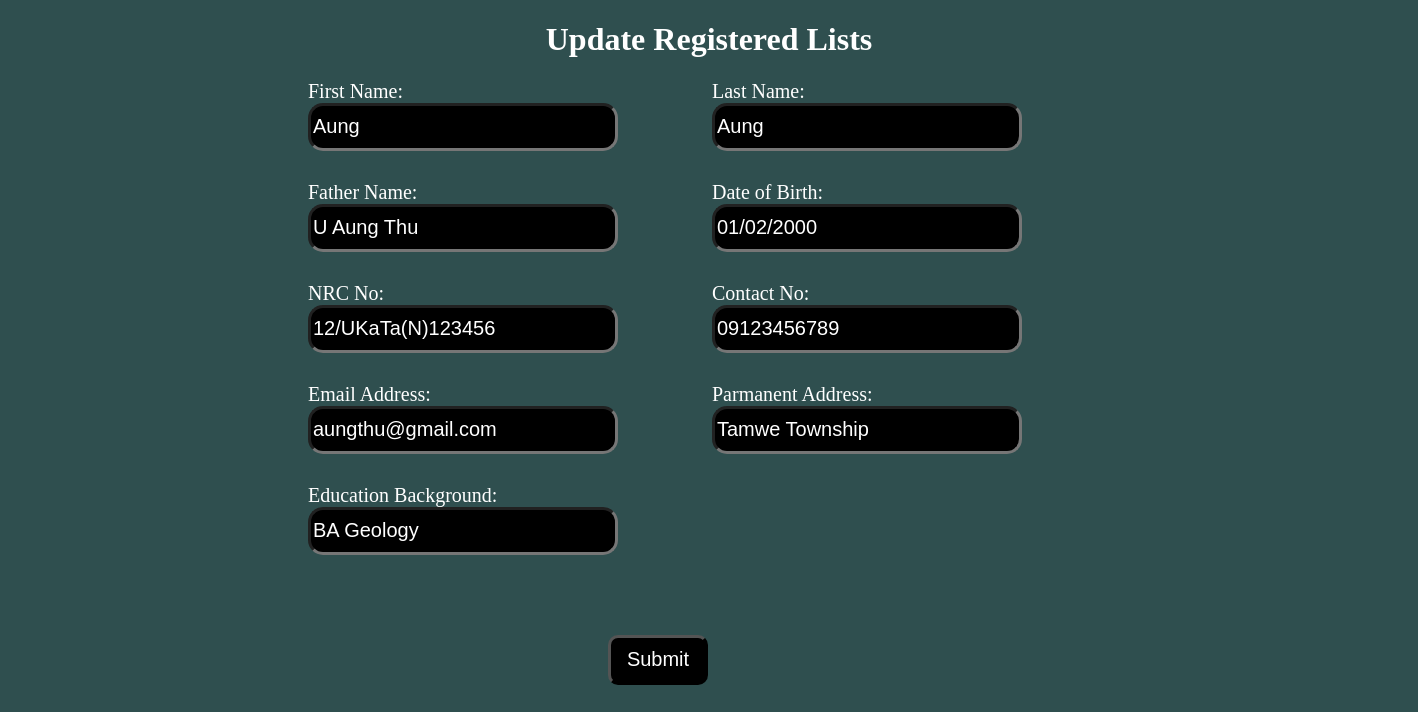
Screenshot of /update/2 with the database file from the repository.
### polls/models.py (models this page shows)
class Polls(models.Model):
    firstname = models.CharField(max_length=255)
    lastname =models.CharField(max_length=255)
    fathername = models.CharField(max_length=255)
    dateofbirth = models.CharField(max_length=255)
    nrcno = models.CharField(max_length=255)
    contactno = models.CharField(max_length=255)
    emailAddress=models.CharField(max_length=255)
    pAddress = models.CharField(max_length=255)
    edu = models.CharField(max_length=255)

### polls/views.py (the view)
# urls.py: path('update/<int:id>', views.update, name='update'),
def update(request, id):
  mypoll = Polls.objects.get(id=id)
  template = loader.get_template('update.html')
  context = {
    'mypoll': mypoll,
  }
  return HttpResponse(template.render(context, request))

### polls/templates/update.html (shortened to what this page needs)
<!DOCTYPE html>
<html lang="en">
<head>
</head>
<body>
    <h1>Update Registered Lists</h1>
    <form action="updaterecord/{{ mypoll.id }}" method="post">
    <div class="main">
        <div class="row_tab">
            <div class="label">
                <label>First Name:</label>
            </div>
            <div class="input">
                <input name="first" placeholder="Enter Your First Name:" value="{{ mypoll.firstname }}">
            </div>
        </div>
        <div class="row_tab">
            <div class="label">
                <label>Last Name:</label>
            </div>
            <div class="input">
                <input name="last" placeholder="Enter Your Last Name:" value="{{ mypoll.lastname }}">
            </div>
        </div>
        <div class="row_tab">
            <div class="label">
                <label>Father Name:</label>
            </div>
            <div class="input">
                <input name="father" placeholder="Enter Your Father Name:" value="{{ mypoll.fathername }}">
            </div>
        </div>
        <div class="row_tab">
            <div class="label">
                <label>Date of Birth:</label>
            </div>
            <div class="input">
                <input name="dob" placeholder="Enter Your Birthday:" value="{{ mypoll.dateofbirth }}">
            </div>
        </div>
        <div class="row_tab">
            <div class="label">
                <label>NRC No:</label>
            </div>
            <div class="input">
                <input name="nrc" placeholder="Enter Your NRC Number:" value="{{ mypoll.nrcno }}">
            </div>
        </div>
        <div class="row_tab">
            <div class="label">
                <label>Contact No:</label>
            </div>
            <div class="input">
                <input name="contact" placeholder="Enter Your Phone Number:" value="{{ mypoll.contactno }}">
            </div>
        </div>
        <div class="row_tab">
            <div class="label">
                <label>Email Address:</label>
            </div>
            <div class="input">
                <input name="email" placeholder="Enter Your Email:" value="{{ mypoll.emailAddress }}">
            </div>
        </div>
        <div class="row_tab">
            <div class="label">
                <label>Parmanent Address:</label>
            </div>
            <div class="input">
                <input name="address" placeholder="Enter Your Parmanent Address:" value="{{ mypoll.pAddress }}">
            </div>
        </div>
        <div class="row_tab">
            <div class="label">
                <label>Education Background:</label>
            </div>
            <div class="input">
                <input name="edu" placeholder="Enter Your Education:" value="{{ mypoll.edu }}">
            </div>
        </div>
        <div>
            <input class="btn" type="submit"  value="Submit">
        </div>
    </div>
    </form>
</body>
</html>

### polls/templates/update.html (style rules this page uses)
body { background-color: darkslategrey; color: #fff; }
h1 { text-align: center; }
.main { width: 1100px; height: 1000px; margin-left: 300px; }
.row_tab { display: inline-block; margin-bottom: 30px; }
.label { width: 400px; text-align: left; display: block; }
label { font-size: 20px; }
.input { width: 400px; text-align: left; display: block; }
input { font-size: 20px; width: 300px; height: 40px; border-width: 3px; border-radius: 15px; background-color: black; color: #fff; }
.btn { width: 100px; height: 50px; border-radius: 10px; margin-top: 50px; margin-left: 300px; }

### rows the page displays
Polls: first "Aung", last "Aung", father "U Aung Thu", dob "01/02/2000", nrc "12/UKaTa(N)123456", contact "09123456789", email "aungthu@gmail.com", address "Tamwe Township", edu "BA Geology"
